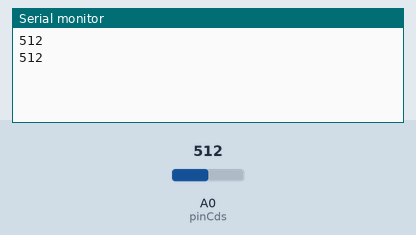
A sketch run on a simulated Arduino Uno, built with avr-gcc and run on an emulated ATmega328P. Shown: the last lines printed to the serial monitor. Inputs (shaded band) come from the test bench; at power-on: A0 (pinCds) = 512.

Above: at 5.8 s.
5.9 s: A0 (pinCds) set to 716
At 10.5 s:
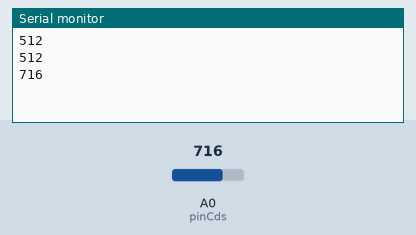
11.9 s: A0 (pinCds) set to 900
At 15.5 s:
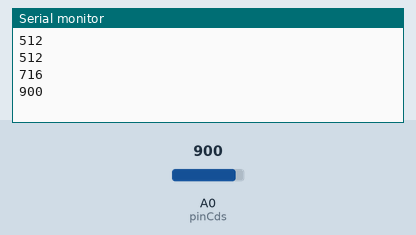
Timing chart, 0 to 17.0 s (numbered marks = the images above; inputs shaded):
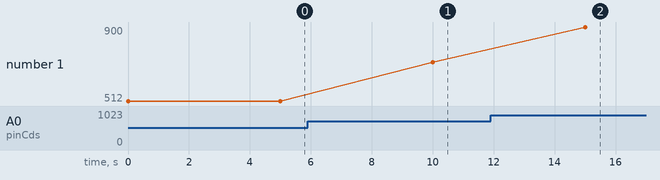

Measured:
- after the input at 5.9 s, the serial monitor: prints a new line after 4.1 s (image 1)
- after the input at 11.9 s, the serial monitor: prints a new line after 3.1 s (image 2)
- plotted number 1: 512 → 716 after the input at 5.9 s, 716 → 900 after the input at 11.9 s

The sketch:

cds_test.ino
```cpp
// 빛의 강도를 측정하는 센서 cds 아날로그 핀에 연결해 주세요.

int pinGnd = A2;
int pinVcc = A1;
int pinCds = A0;

void setup() {
  Serial.begin(115200);

  pinMode(pinGnd, OUTPUT);
  pinMode(pinVcc, OUTPUT);
  pinMode(pinCds, INPUT);

  digitalWrite(pinGnd, LOW);
  digitalWrite(pinVcc, HIGH);
}

void loop() {
  int adcData = analogRead(pinCds);

  Serial.println(adcData);

  delay(5000);
}
```
